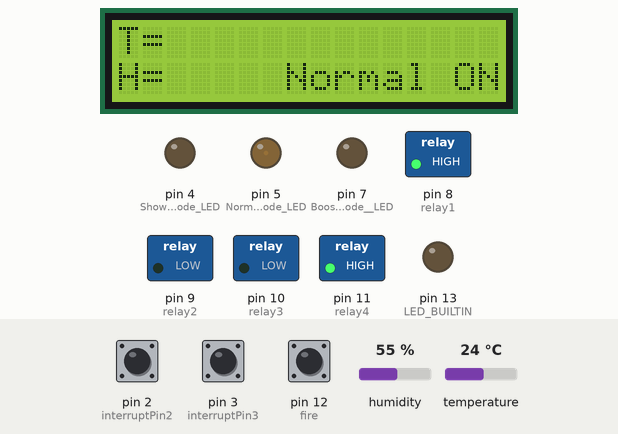
This sketch was run on a simulated Arduino Uno, built with avr-gcc and run on an emulated ATmega328P. On the bench: 16×2 character LCD, switched loads named in the sketch (green lamp = pin HIGH), output pins drawn as LEDs (lit = HIGH). Dashed ring = blinking. The test bench sets the inputs (shaded band); at power-on: pin 12 (fire) HIGH, pin 3 (interruptPin3) HIGH, humidity 55 %, pin 2 (interruptPin2) HIGH, temperature 24 °C.

Above: at 1.3 s.
1.4 s: pin 12 (fire) pulled LOW for 1 s
At 2.02 s:
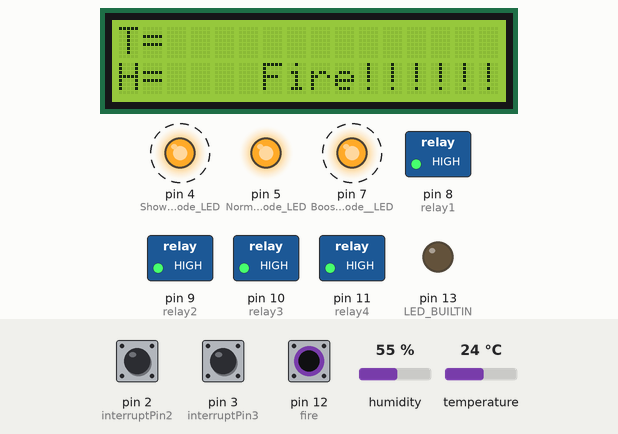
3.9 s: pin 3 (interruptPin3) pulled LOW for 0.15 s
At 4.5 s:
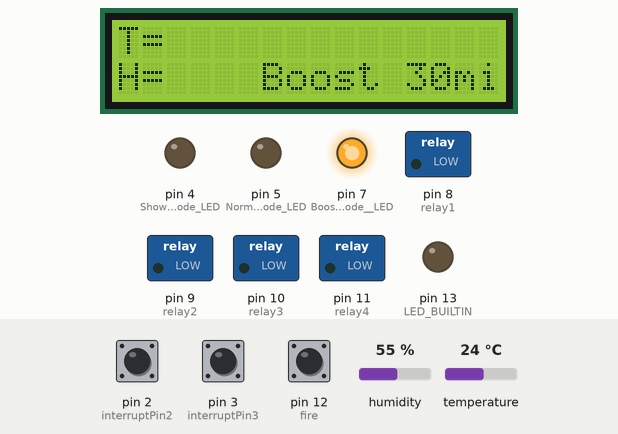
13.6 s: pin 3 (interruptPin3) pulled LOW for 3.2 s
At 13.9 s:
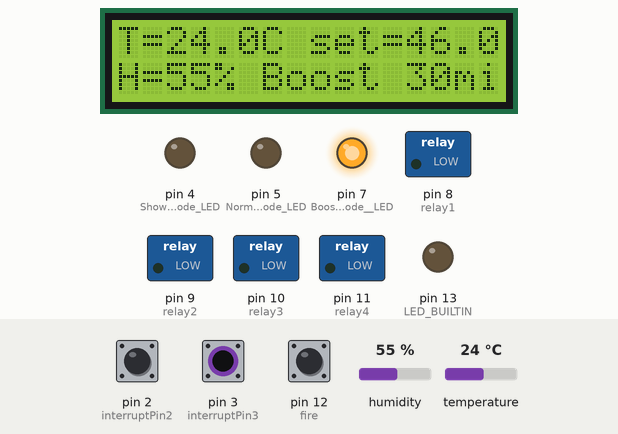
25.6 s: humidity set to 22 %
At 30.5 s:
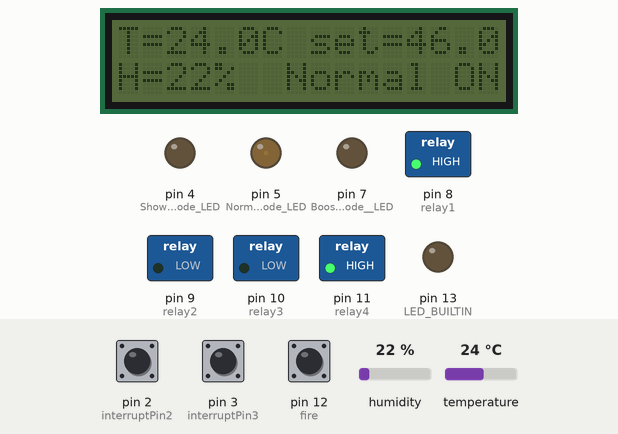
31.6 s: pin 2 (interruptPin2) pulled LOW for 0.15 s
At 32.2 s:
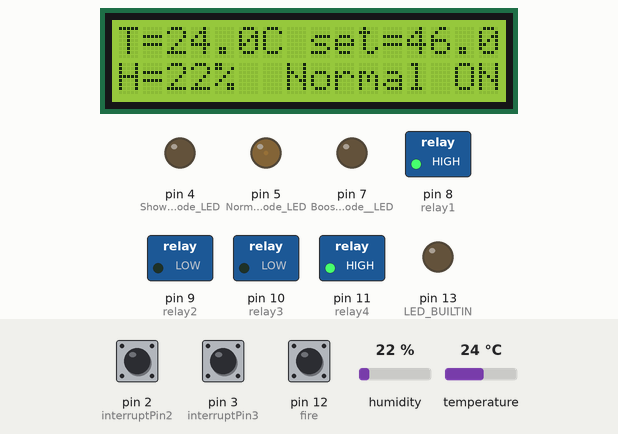
33.2 s: pin 12 (fire) pulled LOW for 3.2 s
At 33.81 s:
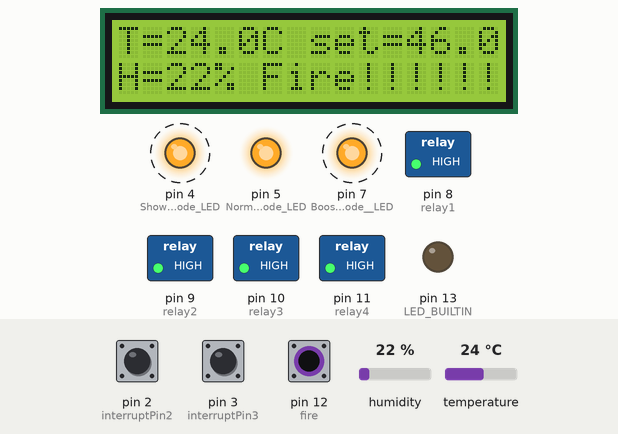
Timing chart, 0 to 61.7 s (numbered marks = the images above; inputs shaded):
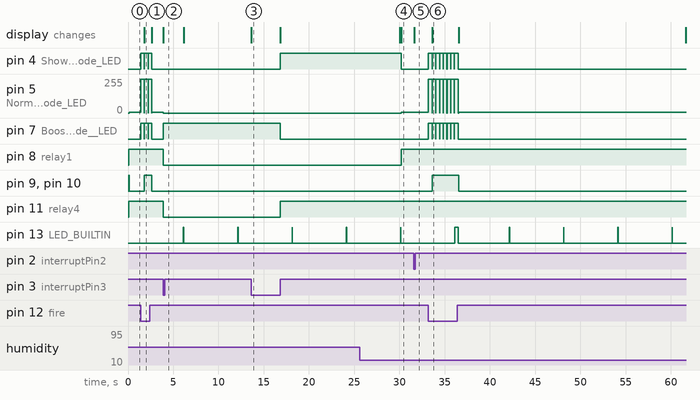

The sketch:

Controler_final.ino
```cpp
#include "DHT_U.h"                                             //DHT sensor Library
#include <LiquidCrystal_I2C.h>                                 //LCD Library
#include <TimerOne.h>
#define DHTPIN 6                                               //Define sensor pin(pin 6)
#define DHTTYPE DHT11                                          //Type of sensor used declared.

DHT dht(DHTPIN, DHTTYPE);//Create sensor object
LiquidCrystal_I2C lcd(0x27, 2, 1, 0, 4, 5, 6, 7, 3, POSITIVE); //Create lcd object using these pins

boolean a = LOW, b = HIGH;
boolean on = HIGH, off = LOW;
boolean boost;
boolean shower;
boolean fullBoost_flag;
boolean read_flag;
boolean lcdOnFlag;
float t = 0;
int h = 0;
float set_point;     //RH set_point
const byte interruptPin2 = 2;
const byte interruptPin3 = 3;
long previousMillis = 0;
long interval = 6000;        //Read sensor each 6 seconds
long backlighttime = 30000;  //lcd backlight on timer in mSeconds
long preMillis = 0;
int  rh_sample_flag = 0;
int  fbs = 0;
byte relay1 = 8;
byte relay2 = 9;
byte relay3 = 10;
byte relay4 = 11;
const byte fire = 12;
long button_relese_time;


void setup(void) {

  //Serial.begin(9600);         // for debugging and monitoring
  lcd.begin(16, 2);             //Start lcd
  lcd.setCursor(0, 0);          //Set in position 0,0
  pinMode(LED_BUILTIN, OUTPUT);
  pinMode(interruptPin2, INPUT_PULLUP);
  pinMode(interruptPin3, INPUT_PULLUP);
  pinMode(4, OUTPUT);          // Shower mode LED
  pinMode(5, OUTPUT);          // Normal mode LED
  pinMode(7, OUTPUT);          // Boost mode  LED
  pinMode(relay1, OUTPUT);     // Relay 1 - extracting fan hi/low
  pinMode(relay4, OUTPUT);     // Relay 4 - extracting fan ON/OFF
  pinMode(relay3, OUTPUT);     // Relay 3 - Supplying fan ON/OFF
  pinMode(relay2, OUTPUT);     // Relay 2 - Supplying fan hi/low
  pinMode(fire, INPUT_PULLUP); // fire signal input
  attachInterrupt(digitalPinToInterrupt(interruptPin2), lcd_on, FALLING);
  attachInterrupt(digitalPinToInterrupt(interruptPin3), fullBoostOn, FALLING);
  digitalWrite(5, LOW);
  digitalWrite(4, LOW);
  digitalWrite(7, LOW);
  digitalWrite(relay1, HIGH);
  digitalWrite(relay2, HIGH);
  digitalWrite(relay3, HIGH);
  digitalWrite(relay4, HIGH);
  dht.begin();                   //Start DHT11 sensor
  lcd.begin(16, 2);              //Start lcd
  lcd.setCursor(0, 0);           //Set in position 0,0
  lcd.print("T=");
  lcd.setCursor(0, 1);           //Change cursor position
  lcd.print("H=");
  set_point = 60;                //was
  Timer1.initialize(6000000);
  Timer1.attachInterrupt(set_flag);
  read_flag = false;
  fullBoost_flag = false;
  button_relese_time = 0;
  digitalWrite(LED_BUILTIN, LOW);
  shower = false;
  boost = false;

}


void loop() {

  int main1;
  main1 = normal_mode();
  int main2;
  main2 = main_loop();
  int main3;
  main3 = lcd_autoOff();


}


//################################### Functions listed below ###############################################

int normal_mode() {

  if (rh_sample_flag >= 0 && rh_sample_flag < 50 && fullBoost_flag == false && shower == false && digitalRead(fire) != LOW && h < set_point )  {  //50 * 6sec = 300sec => 5 mins

    fbs = 0;
    analogWrite(5, 5);                            //blue led ON at 5% PWM
    digitalWrite(4, LOW);                         // red led off
    digitalWrite(7, LOW);
    digitalWrite(relay3, LOW);
    digitalWrite(relay4, HIGH);
    digitalWrite(relay2, LOW);
    digitalWrite(relay1, HIGH);
    lcd.setCursor(6, 1);
    lcd.print(" Normal ON");

  }
  else if (rh_sample_flag >= 50 && rh_sample_flag < 100 &&  fullBoost_flag == false && shower == false && digitalRead(fire) != LOW && h < set_point) {

    fbs = 0;
    analogWrite(5, 5);                             //blue LED ON at 5% PWM
    digitalWrite(4, LOW);
    digitalWrite(7, LOW);
    digitalWrite(relay3, HIGH);
    digitalWrite(relay4, HIGH);
    digitalWrite(relay2, HIGH);
    digitalWrite(relay1, HIGH);
    lcd.setCursor(6, 1);
    lcd.print("Normal OFF");
    //set_point = 75;

  }
  else if (rh_sample_flag >= 100 && fullBoost_flag == false && shower == false && digitalRead(fire) != LOW) {

    (rh_sample_flag = 0);

  }

}


int main_loop() {


  if (digitalRead(fire) == LOW)                      // disable all fans on fire signal
  {
    digitalWrite(5, HIGH);
    digitalWrite(4, HIGH);
    digitalWrite(7, HIGH);
    delay(400);
    digitalWrite(5, LOW);
    digitalWrite(4, LOW);
    digitalWrite(7, LOW);
    digitalWrite(relay1, HIGH);
    digitalWrite(relay2, HIGH);
    digitalWrite(relay3, HIGH);
    digitalWrite(relay4, HIGH);
    lcd.setCursor(6, 1);
    lcd.setBacklight(on);
    lcd.print("Fire!!!!!!");
    shower = false;
    boost = false;


  }


  if (read_flag == true && digitalRead(fire) != LOW) {
    h = dht.readHumidity();                          //read RH
    t = dht.readTemperature();                       //read Temp

    set_point = (-3.5 * t) + 130;                    // Linear relation bewtween temp and set_point

    digitalWrite(LED_BUILTIN, LOW);
    lcd.setCursor(2, 0);
    lcd.print(t);
    lcd.setCursor(6, 0);                              //writes over second decimal point to get rid of it
    lcd.print("C");
    lcd.setCursor(2, 1);
    lcd.print(h);
    lcd.print("%");
    lcd.setCursor(8, 0);
    lcd.print("set=");
    lcd.print(set_point);
    read_flag = false;

  }

  if (h > set_point && fullBoost_flag == false && digitalRead(fire) != LOW) //if humidity is above the set_point and pin a is LOW
  {
    fbs = 0;
    shower = true;
    digitalWrite(4, HIGH);                           //Red led
    digitalWrite(5, LOW);                            //blue led
    digitalWrite(7, LOW);
    digitalWrite(relay1, LOW);                       //extract fan hi speed
    digitalWrite(relay2, LOW);                       //extract fan ON/OFF - LOW = ON
    digitalWrite(relay3, LOW);                       // Supply fan ON/OFF - LOW = ON
    digitalWrite(relay4, HIGH);                      // Supply fan low speed
    //set_point= 60;
    lcd.setCursor(6, 1);
    lcd.print(" Shower ON");

  }
  else if (h < set_point && fullBoost_flag == false && shower == true && digitalRead(fire) != LOW)
  {
    digitalWrite(5, LOW);
    digitalWrite(4, LOW);
    digitalWrite(7, LOW);
    digitalWrite(relay1, HIGH);
    digitalWrite(relay2, HIGH);
    digitalWrite(relay3, HIGH);
    digitalWrite(relay4, HIGH);
    rh_sample_flag = 0;                               //reset sampling flag for the normal mode
    shower = false;

  }

  if (fullBoost_flag == true && fbs <= 300 && digitalRead(fire) != LOW) {

    digitalWrite(4, LOW);
    digitalWrite(5, LOW);
    digitalWrite(7, HIGH);
    digitalWrite(relay1, LOW);
    digitalWrite(relay2, LOW);
    digitalWrite(relay3, LOW);
    digitalWrite(relay4, LOW);
    lcd.setCursor(5, 1);
    lcd.print(" Boost ");
    lcd.print((1800 - (fbs * 6)) / 60);
    lcd.print("min");

  }

  else if (fbs > 300 && digitalRead(fire) != LOW) {

    digitalWrite(4, LOW);
    digitalWrite(5, LOW);
    digitalWrite(7, LOW);
    digitalWrite(relay1, HIGH);
    digitalWrite(relay2, HIGH);
    digitalWrite(relay3, HIGH);
    digitalWrite(relay4, HIGH);
    fbs = 0;
    fullBoost_flag = false;
  }

  if (digitalRead(3) == LOW && fullBoost_flag == true) {  //Boost off when button pressed for longer

    lcd.setBacklight(on);
    button_relese_time = 0;
    while (digitalRead(3) == LOW) {
      button_relese_time ++;
      delay(10);
      if (button_relese_time >= 100) {

        fullBoost_flag = false;
        fbs = 0;
      }
    }
  }
}

//############# other functions ##################

int lcd_autoOff() {

  unsigned long currentbcklight = millis();       //time elapsed
  if (currentbcklight - preMillis > backlighttime) //Comparison between the elapsed time and the time in which the action is to be executed
  {
    preMillis = currentbcklight;                   //Last time is now
    lcd.setBacklight(off);
  }
  else if (lcdOnFlag == true) {
    preMillis = millis();                        //Keeps the interval at the same length
    lcd.setBacklight(on);
    lcdOnFlag = false;
  }

}

int set_flag()
{
  read_flag  = true;
  rh_sample_flag  ++;
  fbs ++;
  digitalWrite(LED_BUILTIN, HIGH);
}

int lcd_on() {
  lcdOnFlag = true;

}
//setting flag for full boost mode

int fullBoostOn()
{
  fullBoost_flag = true;
  fbs = 0;

}
```

Measured:
- after the input at 1.4 s, pin 4 (Shower_mode_LED): alternates HIGH for 0.40 s and LOW for 0.01 s, 6 changes in all, then stays LOW, starting at once; pin 5 (Normal_mode_LED): 5/255 → 255/255 at once, → 5/255 1.2 s later
- after the input at 3.9 s, pin 4 (Shower_mode_LED): stays LOW (without the input it goes to HIGH after 2.3 s); pin 5 (Normal_mode_LED): 5/255 → 0/255 after 0.01 s instead of 2.3 s
- after the input at 13.6 s, pin 4 (Shower_mode_LED), pin 11 (relay4): LOW → HIGH after 3.2 s; pin 7 (Boost_mode__LED): HIGH → LOW after 3.2 s; the display: changes at once (image 3)
- after the input at 25.6 s, pin 4 (Shower_mode_LED): HIGH → LOW after 4.6 s; pin 5 (Normal_mode_LED): 0/255 → 5/255 after 4.6 s; pin 8 (relay1): LOW → HIGH after 4.6 s; the display: first differs from a run without the input after 4.6 s (image 4)
- after the input at 31.6 s, the display: changes at once (image 5)
- after the input at 33.2 s, pin 4 (Shower_mode_LED), pin 7 (Boost_mode__LED): alternates HIGH for 0.40 s and LOW for 0.01 s, 16 changes in all, then stays LOW, starting at once; pin 9 (relay2), pin 10 (relay3): LOW → HIGH after 0.40 s, → LOW 2.9 s later; the display: changes after 0.41 s (image 6)
- by itself, pin 13 (LED_BUILTIN): repeats every 5.6 s: LOW 5.6 s, HIGH 0.03 s
